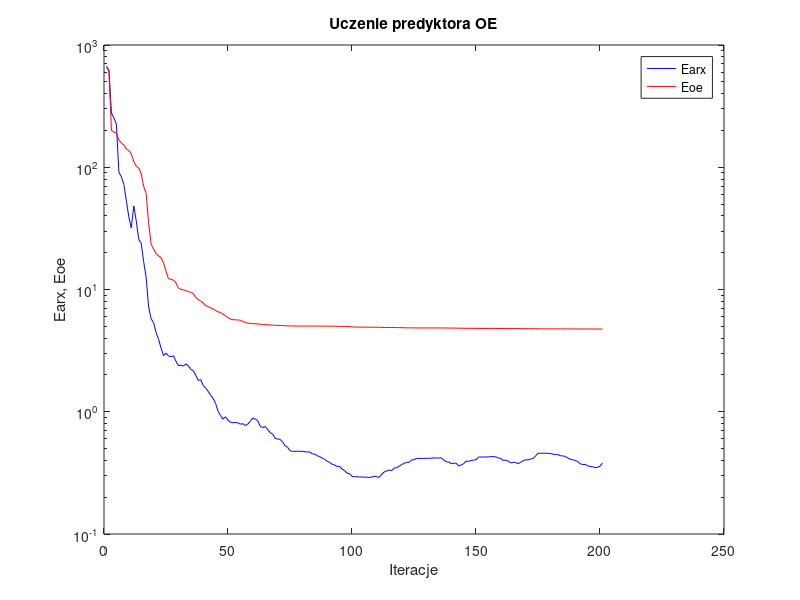
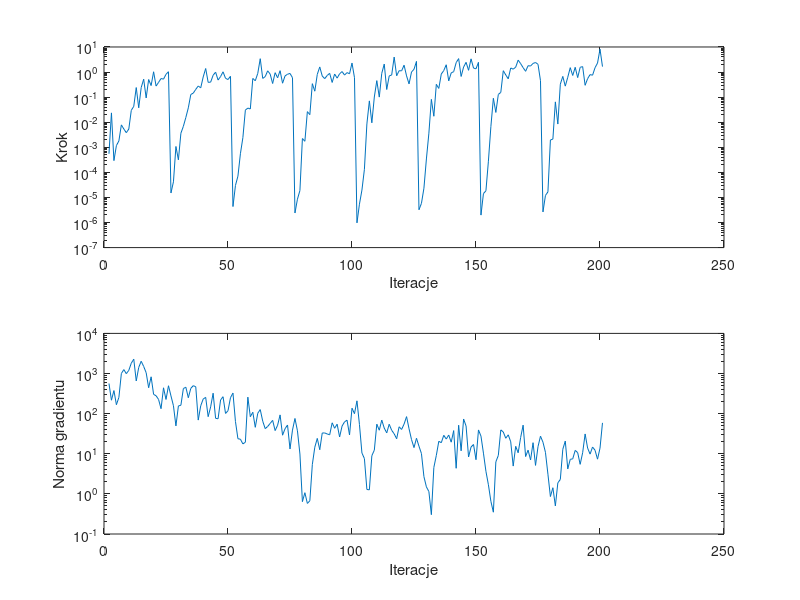

MATLAB code for these plots, in order:
%uczenie predyktora oe
clear all;
n=0; farx(n+1)=6.681082e+002; foe(n+1)=6.645128e+002; wspucz(n+1)=0.000000e+000; ng(n+1)=0.000000e+000;
%odnowa zmiennej metryki
n=1; farx(n+1)=6.225101e+002; foe(n+1)=6.116116e+002; krok(n+1)=5.499825e-004; ng(n+1)=5.638482e+002;
n=2; farx(n+1)=2.772841e+002; foe(n+1)=1.995688e+002; krok(n+1)=2.355148e-002; ng(n+1)=2.162385e+002;
n=3; farx(n+1)=2.529680e+002; foe(n+1)=1.940717e+002; krok(n+1)=2.939122e-004; ng(n+1)=3.759731e+002;
n=4; farx(n+1)=2.248332e+002; foe(n+1)=1.899301e+002; krok(n+1)=1.169862e-003; ng(n+1)=1.668716e+002;
n=5; farx(n+1)=9.111230e+001; foe(n+1)=1.678768e+002; krok(n+1)=1.797919e-003; ng(n+1)=2.537327e+002;
n=6; farx(n+1)=8.365129e+001; foe(n+1)=1.573710e+002; krok(n+1)=7.825027e-003; ng(n+1)=1.000555e+003;
n=7; farx(n+1)=7.258968e+001; foe(n+1)=1.523979e+002; krok(n+1)=5.355898e-003; ng(n+1)=1.252783e+003;
n=8; farx(n+1)=5.324284e+001; foe(n+1)=1.410183e+002; krok(n+1)=3.818612e-003; ng(n+1)=9.916436e+002;
n=9; farx(n+1)=3.931258e+001; foe(n+1)=1.369850e+002; krok(n+1)=5.346341e-003; ng(n+1)=1.199524e+003;
n=10; farx(n+1)=3.190700e+001; foe(n+1)=1.284871e+002; krok(n+1)=2.972664e-002; ng(n+1)=1.808073e+003;
n=11; farx(n+1)=4.828910e+001; foe(n+1)=1.112342e+002; krok(n+1)=4.305393e-002; ng(n+1)=2.275833e+003;
n=12; farx(n+1)=3.650022e+001; foe(n+1)=1.022186e+002; krok(n+1)=2.409855e-001; ng(n+1)=6.532712e+002;
n=13; farx(n+1)=2.577311e+001; foe(n+1)=9.870808e+001; krok(n+1)=3.757462e-002; ng(n+1)=1.418842e+003;
n=14; farx(n+1)=2.390781e+001; foe(n+1)=8.873863e+001; krok(n+1)=2.421357e-001; ng(n+1)=2.022389e+003;
n=15; farx(n+1)=1.685918e+001; foe(n+1)=6.967150e+001; krok(n+1)=5.189310e-001; ng(n+1)=1.498880e+003;
n=16; farx(n+1)=1.251739e+001; foe(n+1)=6.101125e+001; krok(n+1)=9.278549e-002; ng(n+1)=1.048252e+003;
n=17; farx(n+1)=7.200160e+000; foe(n+1)=3.496910e+001; krok(n+1)=5.045340e-001; ng(n+1)=4.421216e+002;
n=18; farx(n+1)=5.766610e+000; foe(n+1)=2.357470e+001; krok(n+1)=2.889625e-001; ng(n+1)=8.283563e+002;
n=19; farx(n+1)=5.350207e+000; foe(n+1)=2.134234e+001; krok(n+1)=1.026961e+000; ng(n+1)=3.019545e+002;
n=20; farx(n+1)=4.454455e+000; foe(n+1)=1.968505e+001; krok(n+1)=2.762929e-001; ng(n+1)=2.792224e+002;
n=21; farx(n+1)=3.917903e+000; foe(n+1)=1.888188e+001; krok(n+1)=3.881773e-001; ng(n+1)=2.255623e+002;
n=22; farx(n+1)=3.329787e+000; foe(n+1)=1.820025e+001; krok(n+1)=5.525859e-001; ng(n+1)=1.328502e+002;
n=23; farx(n+1)=2.881376e+000; foe(n+1)=1.658653e+001; krok(n+1)=5.219391e-001; ng(n+1)=4.404516e+002;
n=24; farx(n+1)=3.013519e+000; foe(n+1)=1.413269e+001; krok(n+1)=8.131859e-001; ng(n+1)=2.254870e+002;
n=25; farx(n+1)=2.863697e+000; foe(n+1)=1.224874e+001; krok(n+1)=1.030870e+000; ng(n+1)=4.956327e+002;
%odnowa zmiennej metryki
n=26; farx(n+1)=2.821946e+000; foe(n+1)=1.210157e+001; krok(n+1)=1.507081e-005; ng(n+1)=2.772582e+002;
n=27; farx(n+1)=2.866432e+000; foe(n+1)=1.191939e+001; krok(n+1)=4.194015e-005; ng(n+1)=1.574571e+002;
n=28; farx(n+1)=2.593305e+000; foe(n+1)=1.135126e+001; krok(n+1)=1.078226e-003; ng(n+1)=4.948162e+001;
n=29; farx(n+1)=2.385141e+000; foe(n+1)=1.027673e+001; krok(n+1)=3.149159e-004; ng(n+1)=1.556892e+002;
n=30; farx(n+1)=2.406873e+000; foe(n+1)=1.001484e+001; krok(n+1)=3.625910e-003; ng(n+1)=1.616735e+002;
n=31; farx(n+1)=2.365548e+000; foe(n+1)=9.922388e+000; krok(n+1)=6.854056e-003; ng(n+1)=4.217457e+002;
n=32; farx(n+1)=2.461925e+000; foe(n+1)=9.766275e+000; krok(n+1)=1.547432e-002; ng(n+1)=4.557579e+002;
n=33; farx(n+1)=2.371246e+000; foe(n+1)=9.625686e+000; krok(n+1)=3.747106e-002; ng(n+1)=2.490865e+002;
n=34; farx(n+1)=2.220855e+000; foe(n+1)=9.482359e+000; krok(n+1)=1.277097e-001; ng(n+1)=4.269833e+002;
n=35; farx(n+1)=2.168512e+000; foe(n+1)=9.296490e+000; krok(n+1)=1.447238e-001; ng(n+1)=4.977245e+002;
n=36; farx(n+1)=1.987175e+000; foe(n+1)=8.585682e+000; krok(n+1)=2.045255e-001; ng(n+1)=4.682631e+002;
n=37; farx(n+1)=1.803527e+000; foe(n+1)=8.285418e+000; krok(n+1)=2.779262e-001; ng(n+1)=6.907496e+001;
n=38; farx(n+1)=1.831381e+000; foe(n+1)=8.055075e+000; krok(n+1)=2.349459e-001; ng(n+1)=1.572756e+002;
n=39; farx(n+1)=1.642798e+000; foe(n+1)=7.740254e+000; krok(n+1)=6.400584e-001; ng(n+1)=2.311859e+002;
n=40; farx(n+1)=1.562550e+000; foe(n+1)=7.388001e+000; krok(n+1)=1.386016e+000; ng(n+1)=2.543850e+002;
n=41; farx(n+1)=1.470131e+000; foe(n+1)=7.249279e+000; krok(n+1)=3.885953e-001; ng(n+1)=8.400753e+001;
n=42; farx(n+1)=1.363989e+000; foe(n+1)=7.068781e+000; krok(n+1)=3.963765e-001; ng(n+1)=1.475109e+002;
n=43; farx(n+1)=1.287244e+000; foe(n+1)=6.945575e+000; krok(n+1)=7.461831e-001; ng(n+1)=3.232529e+002;
n=44; farx(n+1)=1.170470e+000; foe(n+1)=6.732465e+000; krok(n+1)=9.903562e-001; ng(n+1)=7.643377e+001;
n=45; farx(n+1)=1.009589e+000; foe(n+1)=6.567192e+000; krok(n+1)=4.803814e-001; ng(n+1)=7.450707e+001;
n=46; farx(n+1)=9.317322e-001; foe(n+1)=6.477290e+000; krok(n+1)=6.614848e-001; ng(n+1)=2.185718e+002;
n=47; farx(n+1)=8.682690e-001; foe(n+1)=6.273724e+000; krok(n+1)=1.024434e+000; ng(n+1)=2.643574e+002;
n=48; farx(n+1)=9.105304e-001; foe(n+1)=6.077974e+000; krok(n+1)=5.636152e-001; ng(n+1)=1.012025e+002;
n=49; farx(n+1)=8.523249e-001; foe(n+1)=5.893893e+000; krok(n+1)=5.045340e-001; ng(n+1)=1.181678e+002;
n=50; farx(n+1)=8.213834e-001; foe(n+1)=5.725981e+000; krok(n+1)=6.777732e-001; ng(n+1)=2.501908e+002;
%odnowa zmiennej metryki
n=51; farx(n+1)=8.133124e-001; foe(n+1)=5.662649e+000; krok(n+1)=4.333677e-006; ng(n+1)=3.258710e+002;
n=52; farx(n+1)=8.173913e-001; foe(n+1)=5.644704e+000; krok(n+1)=2.995233e-005; ng(n+1)=6.397290e+001;
n=53; farx(n+1)=8.104235e-001; foe(n+1)=5.638254e+000; krok(n+1)=7.046195e-005; ng(n+1)=2.368455e+001;
n=54; farx(n+1)=7.913096e-001; foe(n+1)=5.599175e+000; krok(n+1)=5.534736e-004; ng(n+1)=2.305998e+001;
n=55; farx(n+1)=7.989503e-001; foe(n+1)=5.480595e+000; krok(n+1)=2.433134e-003; ng(n+1)=1.760253e+001;
n=56; farx(n+1)=7.708315e-001; foe(n+1)=5.359449e+000; krok(n+1)=3.034235e-002; ng(n+1)=1.937639e+001;
n=57; farx(n+1)=7.935268e-001; foe(n+1)=5.312184e+000; krok(n+1)=3.663180e-002; ng(n+1)=2.577382e+002;
n=58; farx(n+1)=8.352727e-001; foe(n+1)=5.293577e+000; krok(n+1)=3.377159e-002; ng(n+1)=8.378072e+001;
n=59; farx(n+1)=8.885274e-001; foe(n+1)=5.253361e+000; krok(n+1)=5.558523e-001; ng(n+1)=1.083588e+002;
n=60; farx(n+1)=8.703327e-001; foe(n+1)=5.247502e+000; krok(n+1)=4.500546e-001; ng(n+1)=4.563362e+001;
n=61; farx(n+1)=8.454808e-001; foe(n+1)=5.234566e+000; krok(n+1)=8.847528e-001; ng(n+1)=1.022271e+002;
n=62; farx(n+1)=7.611037e-001; foe(n+1)=5.194616e+000; krok(n+1)=3.414392e+000; ng(n+1)=1.261815e+002;
n=63; farx(n+1)=7.423359e-001; foe(n+1)=5.178581e+000; krok(n+1)=5.600723e-001; ng(n+1)=6.488289e+001;
n=64; farx(n+1)=7.578283e-001; foe(n+1)=5.158418e+000; krok(n+1)=6.564205e-001; ng(n+1)=4.227172e+001;
n=65; farx(n+1)=7.149537e-001; foe(n+1)=5.143677e+000; krok(n+1)=1.120145e+000; ng(n+1)=4.792555e+001;
n=66; farx(n+1)=6.747193e-001; foe(n+1)=5.125391e+000; krok(n+1)=8.295027e-001; ng(n+1)=5.704644e+001;
n=67; farx(n+1)=6.580227e-001; foe(n+1)=5.114854e+000; krok(n+1)=3.493083e-001; ng(n+1)=6.798786e+001;
n=68; farx(n+1)=6.059877e-001; foe(n+1)=5.096473e+000; krok(n+1)=9.453922e-001; ng(n+1)=3.778687e+001;
n=69; farx(n+1)=5.989813e-001; foe(n+1)=5.086445e+000; krok(n+1)=5.908391e-001; ng(n+1)=5.133999e+001;
n=70; farx(n+1)=5.943455e-001; foe(n+1)=5.073092e+000; krok(n+1)=1.134786e+000; ng(n+1)=9.306009e+001;
n=71; farx(n+1)=5.688194e-001; foe(n+1)=5.066447e+000; krok(n+1)=3.589327e-001; ng(n+1)=2.899652e+001;
n=72; farx(n+1)=5.265382e-001; foe(n+1)=5.053851e+000; krok(n+1)=7.021280e-001; ng(n+1)=4.208491e+001;
n=73; farx(n+1)=5.128048e-001; foe(n+1)=5.045959e+000; krok(n+1)=8.179879e-001; ng(n+1)=5.207326e+001;
n=74; farx(n+1)=4.799741e-001; foe(n+1)=5.035813e+000; krok(n+1)=8.812470e-001; ng(n+1)=1.315037e+001;
n=75; farx(n+1)=4.742540e-001; foe(n+1)=5.028837e+000; krok(n+1)=5.962951e-001; ng(n+1)=3.890109e+001;
%odnowa zmiennej metryki
n=76; farx(n+1)=4.742926e-001; foe(n+1)=5.026793e+000; krok(n+1)=2.400596e-006; ng(n+1)=7.581789e+001;
n=77; farx(n+1)=4.755092e-001; foe(n+1)=5.023818e+000; krok(n+1)=8.539569e-006; ng(n+1)=3.729745e+001;
n=78; farx(n+1)=4.748228e-001; foe(n+1)=5.023547e+000; krok(n+1)=1.891334e-005; ng(n+1)=9.840935e+000;
n=79; farx(n+1)=4.747773e-001; foe(n+1)=5.023493e+000; krok(n+1)=2.237046e-003; ng(n+1)=6.391792e-001;
n=80; farx(n+1)=4.714417e-001; foe(n+1)=5.023184e+000; krok(n+1)=1.736904e-003; ng(n+1)=1.069973e+000;
n=81; farx(n+1)=4.684590e-001; foe(n+1)=5.022839e+000; krok(n+1)=2.642647e-002; ng(n+1)=5.782981e-001;
n=82; farx(n+1)=4.682390e-001; foe(n+1)=5.022388e+000; krok(n+1)=2.000182e-002; ng(n+1)=6.728002e-001;
n=83; farx(n+1)=4.529916e-001; foe(n+1)=5.021377e+000; krok(n+1)=3.444314e-001; ng(n+1)=5.369702e+000;
n=84; farx(n+1)=4.501922e-001; foe(n+1)=5.021116e+000; krok(n+1)=1.725040e-001; ng(n+1)=1.456646e+001;
n=85; farx(n+1)=4.365519e-001; foe(n+1)=5.019782e+000; krok(n+1)=8.083004e-001; ng(n+1)=2.413568e+001;
n=86; farx(n+1)=4.294280e-001; foe(n+1)=5.017852e+000; krok(n+1)=1.601249e+000; ng(n+1)=1.259061e+001;
n=87; farx(n+1)=4.166603e-001; foe(n+1)=5.016494e+000; krok(n+1)=6.954939e-001; ng(n+1)=3.296800e+001;
n=88; farx(n+1)=4.074602e-001; foe(n+1)=5.013848e+000; krok(n+1)=5.461275e-001; ng(n+1)=3.299344e+001;
n=89; farx(n+1)=3.937857e-001; foe(n+1)=5.011514e+000; krok(n+1)=7.310195e-001; ng(n+1)=3.117620e+001;
n=90; farx(n+1)=3.857555e-001; foe(n+1)=5.008479e+000; krok(n+1)=8.892951e-001; ng(n+1)=2.967674e+001;
n=91; farx(n+1)=3.713108e-001; foe(n+1)=5.006243e+000; krok(n+1)=3.852268e-001; ng(n+1)=5.909189e+001;
n=92; farx(n+1)=3.659474e-001; foe(n+1)=5.003560e+000; krok(n+1)=8.375141e-001; ng(n+1)=4.321089e+001;
n=93; farx(n+1)=3.571619e-001; foe(n+1)=5.000675e+000; krok(n+1)=5.725819e-001; ng(n+1)=5.459416e+001;
n=94; farx(n+1)=3.576918e-001; foe(n+1)=4.997652e+000; krok(n+1)=8.536620e-001; ng(n+1)=2.620226e+001;
n=95; farx(n+1)=3.396164e-001; foe(n+1)=4.993803e+000; krok(n+1)=1.047159e+000; ng(n+1)=4.911339e+001;
n=96; farx(n+1)=3.305592e-001; foe(n+1)=4.989316e+000; krok(n+1)=7.571530e-001; ng(n+1)=6.241051e+001;
n=97; farx(n+1)=3.144965e-001; foe(n+1)=4.982140e+000; krok(n+1)=9.528451e-001; ng(n+1)=6.875088e+001;
n=98; farx(n+1)=3.121200e-001; foe(n+1)=4.973920e+000; krok(n+1)=8.536620e-001; ng(n+1)=2.941246e+001;
n=99; farx(n+1)=2.956424e-001; foe(n+1)=4.947480e+000; krok(n+1)=2.290894e+000; ng(n+1)=1.366226e+002;
n=100; farx(n+1)=2.942521e-001; foe(n+1)=4.933115e+000; krok(n+1)=5.968867e-001; ng(n+1)=9.985528e+001;
%odnowa zmiennej metryki
n=101; farx(n+1)=2.941327e-001; foe(n+1)=4.927184e+000; krok(n+1)=9.701163e-007; ng(n+1)=2.084539e+002;
n=102; farx(n+1)=2.927797e-001; foe(n+1)=4.924655e+000; krok(n+1)=5.393040e-006; ng(n+1)=5.380325e+001;
n=103; farx(n+1)=2.929724e-001; foe(n+1)=4.924314e+000; krok(n+1)=1.961230e-005; ng(n+1)=1.045588e+001;
n=104; farx(n+1)=2.910329e-001; foe(n+1)=4.922537e+000; krok(n+1)=1.319203e-004; ng(n+1)=7.594180e+000;
n=105; farx(n+1)=2.924215e-001; foe(n+1)=4.920652e+000; krok(n+1)=8.533243e-003; ng(n+1)=1.288689e+000;
n=106; farx(n+1)=2.898055e-001; foe(n+1)=4.916656e+000; krok(n+1)=7.084462e-002; ng(n+1)=1.261026e+000;
n=107; farx(n+1)=2.922922e-001; foe(n+1)=4.916180e+000; krok(n+1)=9.473853e-003; ng(n+1)=8.947401e+000;
n=108; farx(n+1)=2.975351e-001; foe(n+1)=4.912763e+000; krok(n+1)=1.011873e-001; ng(n+1)=1.230445e+001;
n=109; farx(n+1)=2.941090e-001; foe(n+1)=4.910652e+000; krok(n+1)=4.556164e-001; ng(n+1)=5.461743e+001;
n=110; farx(n+1)=2.909273e-001; foe(n+1)=4.909706e+000; krok(n+1)=1.003397e-001; ng(n+1)=3.859333e+001;
n=111; farx(n+1)=3.086133e-001; foe(n+1)=4.903460e+000; krok(n+1)=8.897574e-001; ng(n+1)=6.910808e+001;
n=112; farx(n+1)=3.217828e-001; foe(n+1)=4.894258e+000; krok(n+1)=2.087756e+000; ng(n+1)=4.364921e+001;
n=113; farx(n+1)=3.282682e-001; foe(n+1)=4.891168e+000; krok(n+1)=2.013997e-001; ng(n+1)=3.314662e+001;
n=114; farx(n+1)=3.333091e-001; foe(n+1)=4.888881e+000; krok(n+1)=7.011953e-001; ng(n+1)=5.445743e+001;
n=115; farx(n+1)=3.303533e-001; foe(n+1)=4.886616e+000; krok(n+1)=7.638857e-001; ng(n+1)=3.846378e+001;
n=116; farx(n+1)=3.453534e-001; foe(n+1)=4.883500e+000; krok(n+1)=3.962413e+000; ng(n+1)=3.145103e+001;
n=117; farx(n+1)=3.482324e-001; foe(n+1)=4.882083e+000; krok(n+1)=7.113726e-001; ng(n+1)=2.364277e+001;
n=118; farx(n+1)=3.587383e-001; foe(n+1)=4.878953e+000; krok(n+1)=1.133514e+000; ng(n+1)=4.700671e+001;
n=119; farx(n+1)=3.691460e-001; foe(n+1)=4.876133e+000; krok(n+1)=1.119298e+000; ng(n+1)=4.037008e+001;
n=120; farx(n+1)=3.784402e-001; foe(n+1)=4.865178e+000; krok(n+1)=1.879567e+000; ng(n+1)=5.495647e+001;
n=121; farx(n+1)=3.856740e-001; foe(n+1)=4.859429e+000; krok(n+1)=7.021280e-001; ng(n+1)=8.424719e+001;
n=122; farx(n+1)=3.856645e-001; foe(n+1)=4.857244e+000; krok(n+1)=3.372291e-001; ng(n+1)=4.198597e+001;
n=123; farx(n+1)=4.024272e-001; foe(n+1)=4.853619e+000; krok(n+1)=1.009068e+000; ng(n+1)=2.253268e+001;
n=124; farx(n+1)=4.060953e-001; foe(n+1)=4.851834e+000; krok(n+1)=1.289896e+000; ng(n+1)=1.424605e+001;
n=125; farx(n+1)=4.149547e-001; foe(n+1)=4.849548e+000; krok(n+1)=2.669838e+000; ng(n+1)=2.433186e+001;
%odnowa zmiennej metryki
n=126; farx(n+1)=4.150339e-001; foe(n+1)=4.849419e+000; krok(n+1)=3.226646e-006; ng(n+1)=1.544260e+001;
n=127; farx(n+1)=4.153813e-001; foe(n+1)=4.849242e+000; krok(n+1)=5.807097e-006; ng(n+1)=1.011926e+001;
n=128; farx(n+1)=4.152450e-001; foe(n+1)=4.849212e+000; krok(n+1)=2.334786e-005; ng(n+1)=2.689066e+000;
n=129; farx(n+1)=4.161595e-001; foe(n+1)=4.849052e+000; krok(n+1)=3.423805e-004; ng(n+1)=1.495207e+000;
n=130; farx(n+1)=4.169896e-001; foe(n+1)=4.848069e+000; krok(n+1)=3.660956e-003; ng(n+1)=1.142713e+000;
n=131; farx(n+1)=4.163993e-001; foe(n+1)=4.847583e+000; krok(n+1)=8.155575e-002; ng(n+1)=3.032853e-001;
n=132; farx(n+1)=4.192311e-001; foe(n+1)=4.847318e+000; krok(n+1)=1.729712e-002; ng(n+1)=4.550275e+000;
n=133; farx(n+1)=4.184879e-001; foe(n+1)=4.846535e+000; krok(n+1)=3.240219e-001; ng(n+1)=9.098171e+000;
n=134; farx(n+1)=4.183609e-001; foe(n+1)=4.846425e+000; krok(n+1)=2.224108e-001; ng(n+1)=2.047857e+001;
n=135; farx(n+1)=4.200727e-001; foe(n+1)=4.845783e+000; krok(n+1)=8.334333e-001; ng(n+1)=1.883087e+001;
n=136; farx(n+1)=4.024592e-001; foe(n+1)=4.844137e+000; krok(n+1)=1.146483e+000; ng(n+1)=2.885819e+001;
n=137; farx(n+1)=3.890063e-001; foe(n+1)=4.840752e+000; krok(n+1)=1.955129e+000; ng(n+1)=2.325654e+001;
n=138; farx(n+1)=3.891331e-001; foe(n+1)=4.838666e+000; krok(n+1)=4.446475e-001; ng(n+1)=2.927331e+001;
n=139; farx(n+1)=3.751823e-001; foe(n+1)=4.835494e+000; krok(n+1)=9.282331e-001; ng(n+1)=1.944429e+001;
n=140; farx(n+1)=3.792511e-001; foe(n+1)=4.834312e+000; krok(n+1)=1.036690e+000; ng(n+1)=3.779616e+001;
n=141; farx(n+1)=3.793546e-001; foe(n+1)=4.832529e+000; krok(n+1)=2.378126e+000; ng(n+1)=4.347388e+000;
n=142; farx(n+1)=3.594423e-001; foe(n+1)=4.825894e+000; krok(n+1)=3.444357e+000; ng(n+1)=5.144484e+001;
n=143; farx(n+1)=3.678033e-001; foe(n+1)=4.822780e+000; krok(n+1)=6.674447e-001; ng(n+1)=1.183278e+001;
n=144; farx(n+1)=3.758431e-001; foe(n+1)=4.819185e+000; krok(n+1)=1.585247e+000; ng(n+1)=7.356610e+001;
n=145; farx(n+1)=3.952708e-001; foe(n+1)=4.814583e+000; krok(n+1)=2.445328e+000; ng(n+1)=4.908375e+001;
n=146; farx(n+1)=3.925299e-001; foe(n+1)=4.813773e+000; krok(n+1)=1.174409e+000; ng(n+1)=8.304433e+000;
n=147; farx(n+1)=3.991636e-001; foe(n+1)=4.812748e+000; krok(n+1)=3.367175e+000; ng(n+1)=1.472097e+001;
n=148; farx(n+1)=4.030384e-001; foe(n+1)=4.811611e+000; krok(n+1)=1.440700e+000; ng(n+1)=1.701241e+001;
n=149; farx(n+1)=4.036571e-001; foe(n+1)=4.809715e+000; krok(n+1)=1.348916e+000; ng(n+1)=7.107814e+000;
n=150; farx(n+1)=4.261235e-001; foe(n+1)=4.803049e+000; krok(n+1)=2.451494e+000; ng(n+1)=3.925698e+001;
%odnowa zmiennej metryki
n=151; farx(n+1)=4.262427e-001; foe(n+1)=4.802721e+000; krok(n+1)=1.977330e-006; ng(n+1)=2.753866e+001;
n=152; farx(n+1)=4.264832e-001; foe(n+1)=4.802408e+000; krok(n+1)=1.428638e-005; ng(n+1)=1.035994e+001;
n=153; farx(n+1)=4.262560e-001; foe(n+1)=4.802355e+000; krok(n+1)=1.837798e-005; ng(n+1)=3.660171e+000;
n=154; farx(n+1)=4.274730e-001; foe(n+1)=4.802115e+000; krok(n+1)=2.790064e-004; ng(n+1)=1.688136e+000;
n=155; farx(n+1)=4.289637e-001; foe(n+1)=4.801522e+000; krok(n+1)=6.734730e-003; ng(n+1)=6.538395e-001;
n=156; farx(n+1)=4.299254e-001; foe(n+1)=4.800764e+000; krok(n+1)=9.019770e-002; ng(n+1)=3.494859e-001;
n=157; farx(n+1)=4.272840e-001; foe(n+1)=4.800631e+000; krok(n+1)=2.452306e-002; ng(n+1)=6.294710e+000;
n=158; farx(n+1)=4.187169e-001; foe(n+1)=4.799646e+000; krok(n+1)=1.283701e-001; ng(n+1)=9.076497e+000;
n=159; farx(n+1)=4.147293e-001; foe(n+1)=4.799268e+000; krok(n+1)=1.545508e-001; ng(n+1)=3.936235e+001;
n=160; farx(n+1)=3.993415e-001; foe(n+1)=4.796737e+000; krok(n+1)=1.133514e+000; ng(n+1)=3.485941e+001;
n=161; farx(n+1)=4.031758e-001; foe(n+1)=4.795025e+000; krok(n+1)=7.679697e-001; ng(n+1)=2.435013e+001;
n=162; farx(n+1)=3.942727e-001; foe(n+1)=4.793616e+000; krok(n+1)=5.360036e-001; ng(n+1)=2.964829e+001;
n=163; farx(n+1)=3.817280e-001; foe(n+1)=4.792551e+000; krok(n+1)=1.454334e+000; ng(n+1)=1.985246e+001;
n=164; farx(n+1)=3.859479e-001; foe(n+1)=4.792006e+000; krok(n+1)=1.304892e+000; ng(n+1)=4.932878e+000;
n=165; farx(n+1)=3.844511e-001; foe(n+1)=4.791337e+000; krok(n+1)=1.566431e+000; ng(n+1)=1.532503e+001;
n=166; farx(n+1)=3.762034e-001; foe(n+1)=4.788836e+000; krok(n+1)=2.988260e+000; ng(n+1)=1.058300e+001;
n=167; farx(n+1)=3.856770e-001; foe(n+1)=4.784742e+000; krok(n+1)=2.167825e+000; ng(n+1)=2.543809e+001;
n=168; farx(n+1)=3.972425e-001; foe(n+1)=4.780479e+000; krok(n+1)=1.498210e+000; ng(n+1)=5.167066e+001;
n=169; farx(n+1)=4.046610e-001; foe(n+1)=4.779672e+000; krok(n+1)=1.072007e+000; ng(n+1)=8.516428e+000;
n=170; farx(n+1)=4.039501e-001; foe(n+1)=4.778852e+000; krok(n+1)=1.794014e+000; ng(n+1)=1.231061e+001;
n=171; farx(n+1)=4.111298e-001; foe(n+1)=4.778220e+000; krok(n+1)=1.741449e+000; ng(n+1)=6.994795e+000;
n=172; farx(n+1)=4.148935e-001; foe(n+1)=4.777527e+000; krok(n+1)=2.208206e+000; ng(n+1)=1.887849e+001;
n=173; farx(n+1)=4.352702e-001; foe(n+1)=4.775350e+000; krok(n+1)=2.402808e+000; ng(n+1)=5.129109e+000;
n=174; farx(n+1)=4.570032e-001; foe(n+1)=4.770758e+000; krok(n+1)=2.042882e+000; ng(n+1)=1.503381e+001;
n=175; farx(n+1)=4.576468e-001; foe(n+1)=4.766332e+000; krok(n+1)=4.544515e-001; ng(n+1)=2.744760e+001;
%odnowa zmiennej metryki
n=176; farx(n+1)=4.576366e-001; foe(n+1)=4.766184e+000; krok(n+1)=2.644164e-006; ng(n+1)=1.942939e+001;
n=177; farx(n+1)=4.573979e-001; foe(n+1)=4.765937e+000; krok(n+1)=1.197415e-005; ng(n+1)=1.086854e+001;
n=178; farx(n+1)=4.576054e-001; foe(n+1)=4.765911e+000; krok(n+1)=1.666809e-005; ng(n+1)=3.097916e+000;
n=179; farx(n+1)=4.555524e-001; foe(n+1)=4.765716e+000; krok(n+1)=1.953941e-003; ng(n+1)=8.578264e-001;
n=180; farx(n+1)=4.499866e-001; foe(n+1)=4.764634e+000; krok(n+1)=2.129131e-003; ng(n+1)=1.423427e+000;
n=181; farx(n+1)=4.462553e-001; foe(n+1)=4.763131e+000; krok(n+1)=6.473804e-002; ng(n+1)=5.014104e-001;
n=182; farx(n+1)=4.465861e-001; foe(n+1)=4.763008e+000; krok(n+1)=8.442897e-003; ng(n+1)=1.888201e+000;
n=183; farx(n+1)=4.366686e-001; foe(n+1)=4.762111e+000; krok(n+1)=3.288994e-001; ng(n+1)=2.288217e+000;
n=184; farx(n+1)=4.355695e-001; foe(n+1)=4.761780e+000; krok(n+1)=6.709302e-001; ng(n+1)=1.293392e+001;
n=185; farx(n+1)=4.307485e-001; foe(n+1)=4.761052e+000; krok(n+1)=2.745494e-001; ng(n+1)=2.074976e+001;
n=186; farx(n+1)=4.182511e-001; foe(n+1)=4.760500e+000; krok(n+1)=6.207284e-001; ng(n+1)=4.185290e+000;
n=187; farx(n+1)=4.097131e-001; foe(n+1)=4.759825e+000; krok(n+1)=1.499788e+000; ng(n+1)=7.253526e+000;
n=188; farx(n+1)=4.043660e-001; foe(n+1)=4.759492e+000; krok(n+1)=7.310195e-001; ng(n+1)=7.472989e+000;
n=189; farx(n+1)=4.005733e-001; foe(n+1)=4.758581e+000; krok(n+1)=1.546899e+000; ng(n+1)=1.213726e+001;
n=190; farx(n+1)=3.910927e-001; foe(n+1)=4.758134e+000; krok(n+1)=6.011939e-001; ng(n+1)=1.066009e+001;
n=191; farx(n+1)=3.755533e-001; foe(n+1)=4.756958e+000; krok(n+1)=1.545005e+000; ng(n+1)=5.451743e+000;
n=192; farx(n+1)=3.702184e-001; foe(n+1)=4.755850e+000; krok(n+1)=1.650428e+000; ng(n+1)=1.059761e+001;
n=193; farx(n+1)=3.710764e-001; foe(n+1)=4.755208e+000; krok(n+1)=2.965759e-001; ng(n+1)=3.117521e+001;
n=194; farx(n+1)=3.620136e-001; foe(n+1)=4.754468e+000; krok(n+1)=5.450576e-001; ng(n+1)=1.389072e+001;
n=195; farx(n+1)=3.552732e-001; foe(n+1)=4.753664e+000; krok(n+1)=7.926233e-001; ng(n+1)=9.786521e+000;
n=196; farx(n+1)=3.558944e-001; foe(n+1)=4.753277e+000; krok(n+1)=7.491049e-001; ng(n+1)=1.474245e+001;
n=197; farx(n+1)=3.490884e-001; foe(n+1)=4.752758e+000; krok(n+1)=1.492310e+000; ng(n+1)=1.221059e+001;
n=198; farx(n+1)=3.514439e-001; foe(n+1)=4.752281e+000; krok(n+1)=2.285898e+000; ng(n+1)=7.334104e+000;
n=199; farx(n+1)=3.578944e-001; foe(n+1)=4.749112e+000; krok(n+1)=8.182771e+000; ng(n+1)=1.378930e+001;
n=200; farx(n+1)=3.809636e-001; foe(n+1)=4.743402e+000; krok(n+1)=1.650428e+000; ng(n+1)=5.887534e+001;

figure; semilogy(farx,'b'); hold on; semilogy(foe,'r'); xlabel('Iteracje'); ylabel('Earx, Eoe'); legend('Earx','Eoe'); title('Uczenie predyktora OE');
figure; subplot(2,1,1); semilogy(krok); xlabel('Iteracje'); ylabel('Krok');
subplot(2,1,2); semilogy(ng); xlabel('Iteracje'); ylabel('Norma gradientu');
Earx=farx(n+1)
Eoe=foe(n+1)
